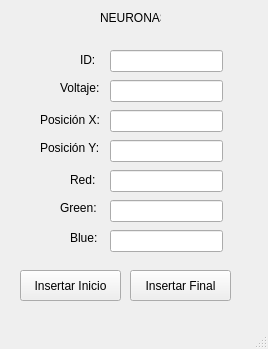
<?xml version="1.0" encoding="UTF-8"?>
<ui version="4.0">
 <class>MainWindow</class>
 <widget class="QMainWindow" name="MainWindow">
  <property name="geometry">
   <rect>
    <x>0</x>
    <y>0</y>
    <width>268</width>
    <height>349</height>
   </rect>
  </property>
  <property name="windowTitle">
   <string>MainWindow</string>
  </property>
  <widget class="QWidget" name="centralwidget">
   <widget class="QLabel" name="label">
    <property name="geometry">
     <rect>
      <x>100</x>
      <y>10</y>
      <width>61</width>
      <height>16</height>
     </rect>
    </property>
    <property name="text">
     <string>NEURONAS</string>
    </property>
   </widget>
   <widget class="QLineEdit" name="lineEdit">
    <property name="geometry">
     <rect>
      <x>110</x>
      <y>50</y>
      <width>113</width>
      <height>22</height>
     </rect>
    </property>
   </widget>
   <widget class="QLabel" name="label_2">
    <property name="geometry">
     <rect>
      <x>80</x>
      <y>50</y>
      <width>21</width>
      <height>20</height>
     </rect>
    </property>
    <property name="text">
     <string>ID:</string>
    </property>
   </widget>
   <widget class="QLabel" name="label_3">
    <property name="geometry">
     <rect>
      <x>60</x>
      <y>80</y>
      <width>49</width>
      <height>16</height>
     </rect>
    </property>
    <property name="text">
     <string>Voltaje:</string>
    </property>
   </widget>
   <widget class="QLineEdit" name="lineEdit_2">
    <property name="geometry">
     <rect>
      <x>110</x>
      <y>80</y>
      <width>113</width>
      <height>22</height>
     </rect>
    </property>
   </widget>
   <widget class="QLabel" name="label_4">
    <property name="geometry">
     <rect>
      <x>40</x>
      <y>110</y>
      <width>61</width>
      <height>20</height>
     </rect>
    </property>
    <property name="text">
     <string>Posición X:</string>
    </property>
   </widget>
   <widget class="QLineEdit" name="lineEdit_3">
    <property name="geometry">
     <rect>
      <x>110</x>
      <y>110</y>
      <width>113</width>
      <height>22</height>
     </rect>
    </property>
   </widget>
   <widget class="QLabel" name="label_5">
    <property name="geometry">
     <rect>
      <x>40</x>
      <y>140</y>
      <width>61</width>
      <height>16</height>
     </rect>
    </property>
    <property name="text">
     <string>Posición Y:</string>
    </property>
   </widget>
   <widget class="QLineEdit" name="lineEdit_4">
    <property name="geometry">
     <rect>
      <x>110</x>
      <y>140</y>
      <width>113</width>
      <height>22</height>
     </rect>
    </property>
   </widget>
   <widget class="QLineEdit" name="lineEdit_5">
    <property name="geometry">
     <rect>
      <x>110</x>
      <y>170</y>
      <width>113</width>
      <height>22</height>
     </rect>
    </property>
   </widget>
   <widget class="QLineEdit" name="lineEdit_6">
    <property name="geometry">
     <rect>
      <x>110</x>
      <y>200</y>
      <width>113</width>
      <height>22</height>
     </rect>
    </property>
   </widget>
   <widget class="QLineEdit" name="lineEdit_7">
    <property name="geometry">
     <rect>
      <x>110</x>
      <y>230</y>
      <width>113</width>
      <height>22</height>
     </rect>
    </property>
   </widget>
   <widget class="QLabel" name="label_6">
    <property name="geometry">
     <rect>
      <x>70</x>
      <y>170</y>
      <width>41</width>
      <height>20</height>
     </rect>
    </property>
    <property name="text">
     <string>Red:</string>
    </property>
   </widget>
   <widget class="QLabel" name="label_7">
    <property name="geometry">
     <rect>
      <x>60</x>
      <y>200</y>
      <width>41</width>
      <height>16</height>
     </rect>
    </property>
    <property name="text">
     <string>Green:</string>
    </property>
   </widget>
   <widget class="QLabel" name="label_8">
    <property name="geometry">
     <rect>
      <x>70</x>
      <y>230</y>
      <width>49</width>
      <height>16</height>
     </rect>
    </property>
    <property name="text">
     <string>Blue:</string>
    </property>
   </widget>
   <widget class="QPushButton" name="pushButton">
    <property name="geometry">
     <rect>
      <x>20</x>
      <y>270</y>
      <width>101</width>
      <height>31</height>
     </rect>
    </property>
    <property name="text">
     <string>Insertar Inicio</string>
    </property>
   </widget>
   <widget class="QPushButton" name="pushButton_2">
    <property name="geometry">
     <rect>
      <x>130</x>
      <y>270</y>
      <width>101</width>
      <height>31</height>
     </rect>
    </property>
    <property name="text">
     <string>Insertar Final</string>
    </property>
   </widget>
  </widget>
  <widget class="QMenuBar" name="menubar">
   <property name="geometry">
    <rect>
     <x>0</x>
     <y>0</y>
     <width>268</width>
     <height>22</height>
    </rect>
   </property>
  </widget>
  <widget class="QStatusBar" name="statusbar"/>
 </widget>
 <resources/>
 <connections/>
</ui>
